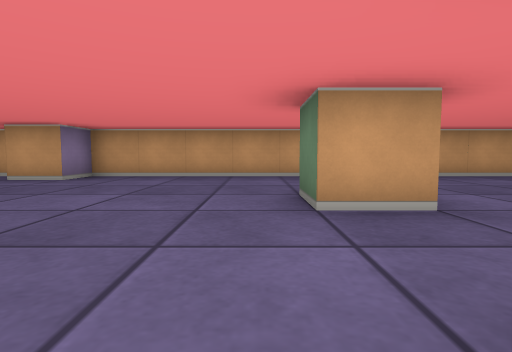
view 1 (above)

15 first-person views from a walk through a cub3D level. The camera is about half as high as the walls, tilts 4° down and sees 80° across. The floor is counted in squares. Each view is taken from the middle of a square. On the plan, view 1 faces up. The plan holds only what a view shows up to about 9 squares ahead; the rest is blank.

view 2
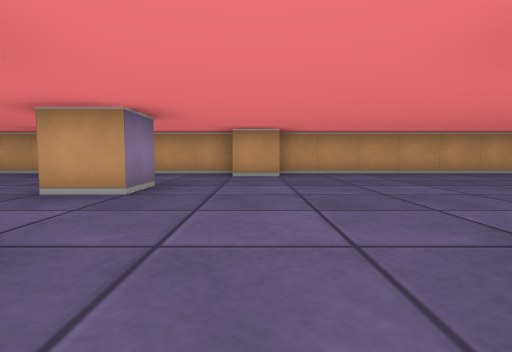

view 3
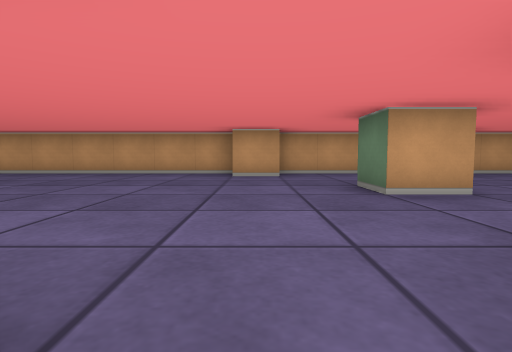

view 4
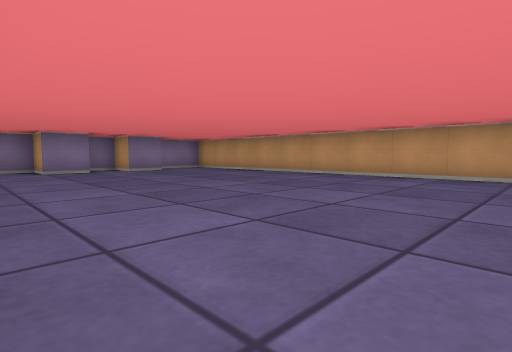

view 5
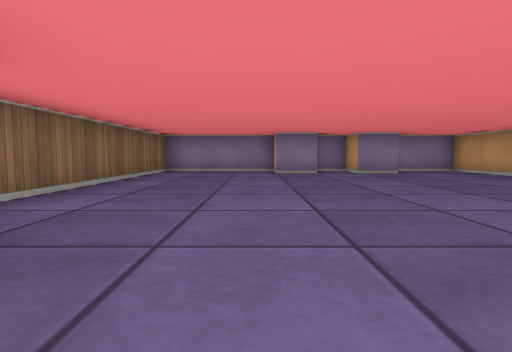

view 6
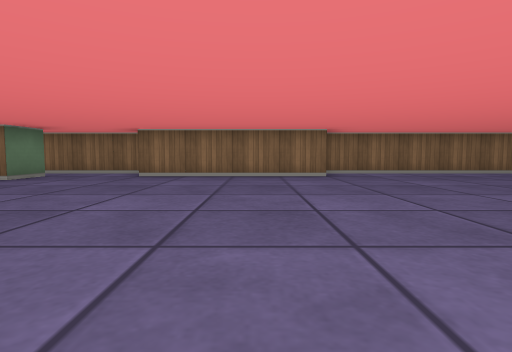

view 7
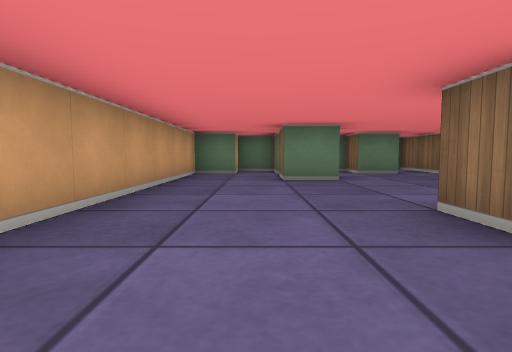

view 8
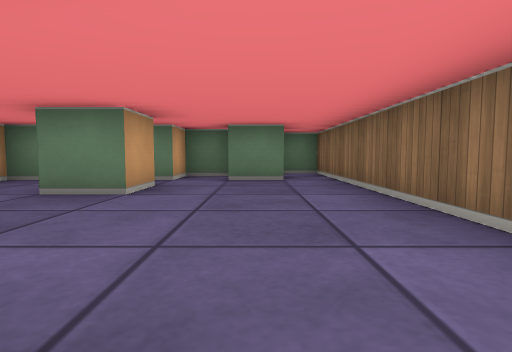

view 9
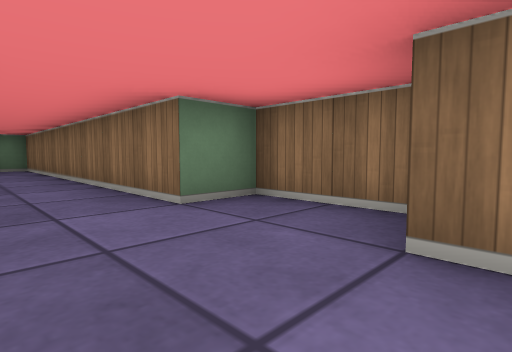

view 10
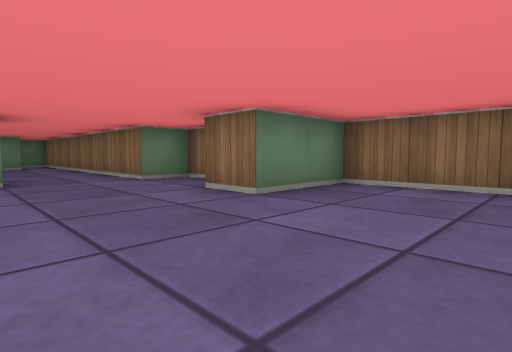

view 11
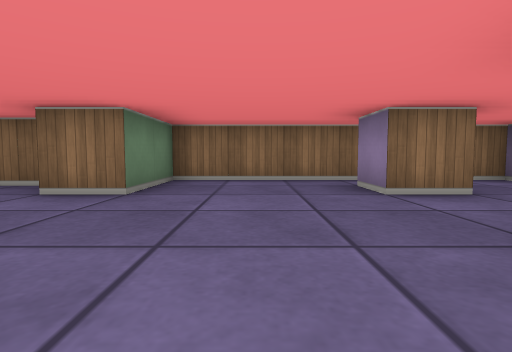

view 12
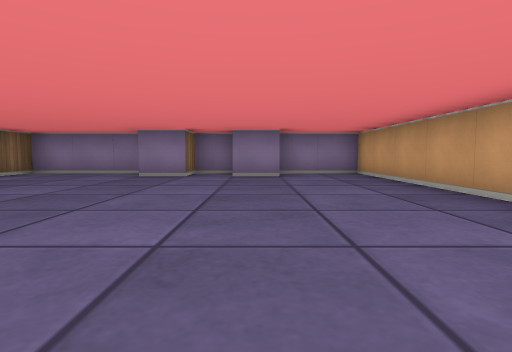

view 13
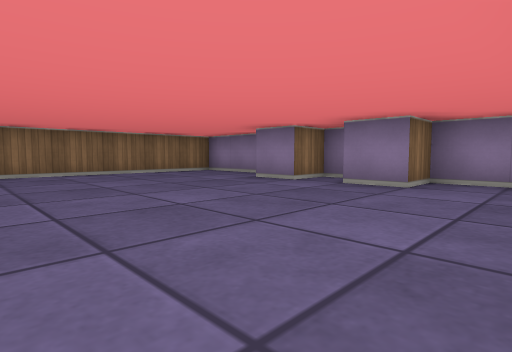

view 14
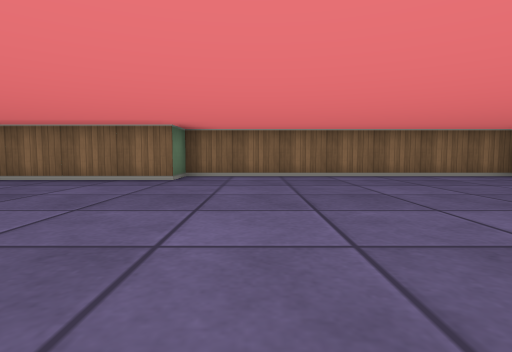

view 15
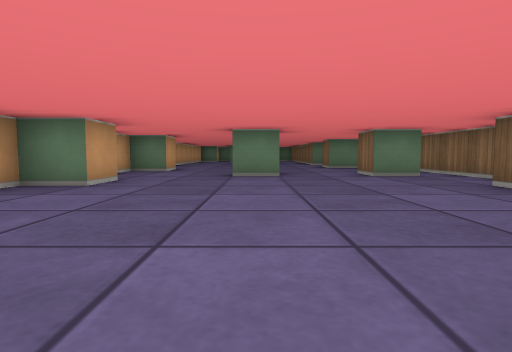

### Floor plan
Points are (right, up) in squares from view 1. A wall is a line through its corners. A room is listed if a view was taken in it or the views show most of it. See-through windows are left out.
Room 1 (views 1, 2, 3, 4, 5, 6, 7, 8, 9, 10, 11, 12, 13, 14, 15)
walls: (-5.5, 3.5) (-5.5, 2.5) (-6.5, 2.5) (-6.5, 3.5); (-7.4, 5.5) (-8.5, 5.5) (-8.5, 6.5) (-19.5, 6.5) (-19.5, 4.5) (-18.5, 4.5) (-18.5, 3.5) (-19.5, 3.5) (-19.5, 2.5) (-18.5, 2.5) (-18.5, 1.5) (-19.5, 1.5) (-19.5, -1.5) (-12.5, -1.5) (-12.5, -0.5) (-8.5, -0.5); (-6.5, -0.6) (-6.5, 0.5) (-5.5, 0.5) (-5.5, -0.5); (-8.6, -1.5) (-2.5, -1.5) (-2.5, 0.5) (-1.5, 0.5); (-1.2, -0.5) (0.5, -0.5) (0.5, 0.5) (8.5, 0.5) (8.5, 1.4); (0.8, 3.5) (1.5, 3.5); (1.6, 2.5) (0.5, 2.5) (0.5, 3.5); (5.5, 3.5) (4.5, 3.5) (4.5, 4.5) (5.4, 4.5); (6.5, 1.4) (6.5, 2.5) (7.5, 2.5) (7.5, 3.5) (6.5, 3.5) (6.5, 4.5) (7.5, 4.5) (7.5, 5.5) (6.5, 5.5) (6.5, 6.5) (-3.5, 6.5) (-3.5, 5.5) (-4.5, 5.5) (-4.5, 6.5) (-7.5, 6.5)

Positions as (right, up) in squares from view 1, and headings:
1: (0, 0), facing up
2: (-4, -1), facing up
3: (-8, -1), facing up
4: (-10, 0), facing up-left
5: (-11, 1), facing left
6: (-11, 6), facing down
7: (-1, 5), facing right
8: (1, 2), facing right
9: (-2, 2), facing down-right
10: (-5, 3), facing down-right
11: (-4, 4), facing down
12: (-12, 4), facing left
13: (-14, 6), facing down-left
14: (-14, 5), facing down
15: (-13, 3), facing right
